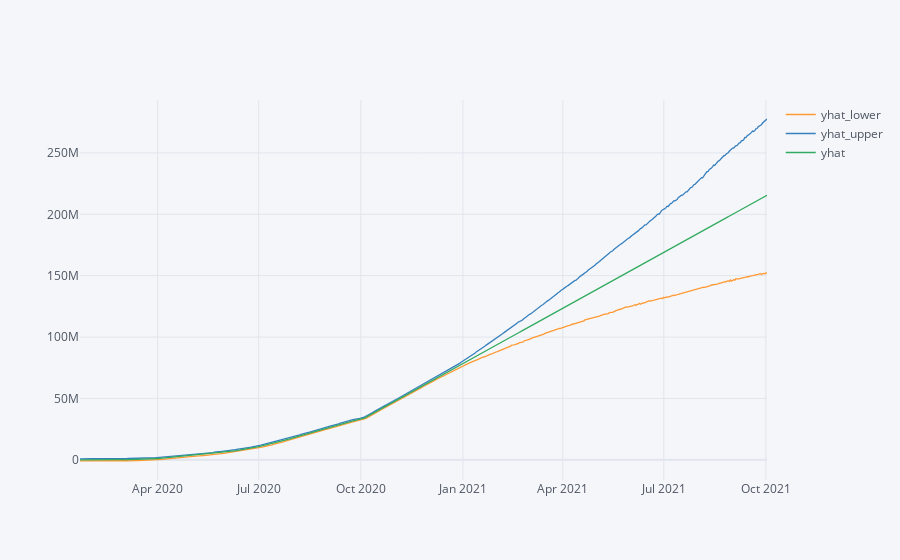

This figure's notebook cell:
### Code cell
plot = confirmed_forecast.iplot(kind='line', x='ds')

### Figure 1 — Plotly figure (JSON) as saved in the notebook; plotly's stock layout.template omitted (floating-point values rounded to 4 significant figures; data arrays with more than 128 entries replaced by an {"elided": "..."} marker saying what was removed)
{"data": [{"line": {"color": "rgba(255, 153, 51, 1.0)", "dash": "solid", "shape": "linear", "width": 1.3}, "mode": "lines", "name": "yhat_lower", "text": "", "type": "scatter", "x": {"elided": "620 str values"}, "y": {"elided": "620 float values"}}, {"line": {"color": "rgba(55, 128, 191, 1.0)", "dash": "solid", "shape": "linear", "width": 1.3}, "mode": "lines", "name": "yhat_upper", "text": "", "type": "scatter", "x": {"elided": "620 str values"}, "y": {"elided": "620 float values"}}, {"line": {"color": "rgba(50, 171, 96, 1.0)", "dash": "solid", "shape": "linear", "width": 1.3}, "mode": "lines", "name": "yhat", "text": "", "type": "scatter", "x": {"elided": "620 str values"}, "y": {"elided": "620 float values"}}], "layout": {"legend": {"bgcolor": "#F5F6F9", "font": {"color": "#4D5663"}}, "paper_bgcolor": "#F5F6F9", "plot_bgcolor": "#F5F6F9", "title": {"font": {"color": "#4D5663"}}, "xaxis": {"gridcolor": "#E1E5ED", "showgrid": true, "tickfont": {"color": "#4D5663"}, "title": {"font": {"color": "#4D5663"}, "text": ""}, "zerolinecolor": "#E1E5ED"}, "yaxis": {"gridcolor": "#E1E5ED", "showgrid": true, "tickfont": {"color": "#4D5663"}, "title": {"font": {"color": "#4D5663"}, "text": ""}, "zerolinecolor": "#E1E5ED"}}}
